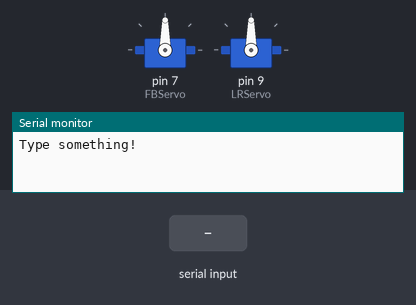
A sketch run on a simulated Arduino Uno, built with avr-gcc and run on an emulated ATmega328P. Shown: 2 × servo, the last lines printed to the serial monitor. The inputs (shaded band) are chosen by the test bench.

Above: at 1.2 s.
1.3 s: "w" received over Serial
At 2.3 s:
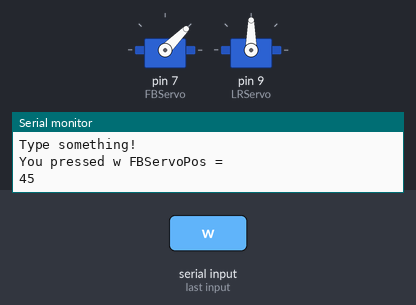
2.8 s: "s" received over Serial
At 3.5 s:
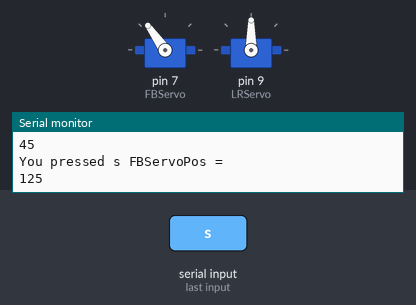
4.3 s: "a" received over Serial
At 4.7 s:
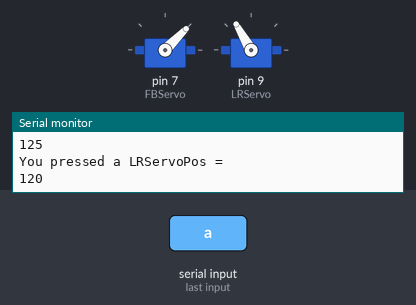
5.9 s: "d" received over Serial
At 7.1 s:
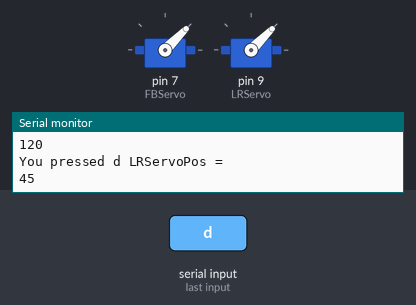
7.5 s: "s" received over Serial
At 8.3 s:
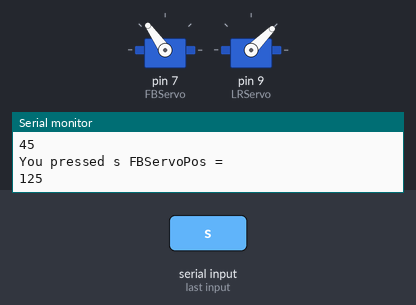
Timing chart, 0 to 10.0 s (numbered marks = the images above; inputs shaded):
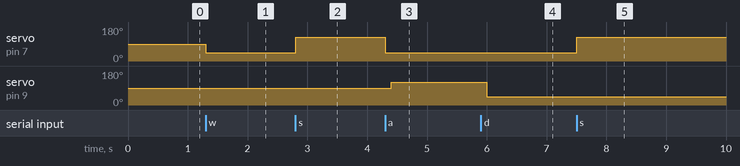

The sketch:

JoystickControl.ino
```cpp
#include<Servo.h>

Servo FBServo;
Servo LRServo;

int FBServoPos = 90;
int LRServoPos = 90;
char val;
void setup() {
  // put your setup code here, to run once:
  Serial.begin(9600);
  delay(5);
  Serial.println("Type something!");
  FBServo.attach(7);
  FBServo.write(FBServoPos);
  LRServo.attach(9);
  LRServo.write(LRServoPos);
}

void loop() {
  // put your main code here, to run repeatedly:
while(Serial.available()) // if serial value is available
{
  val = (char)Serial.read(); // read the serial value
  if (val == 'w') //forward
  {
    //FBServo.write(FBServo.read() - 5);
    FBServo.write(45);
    Serial.println("You pressed w FBServoPos = ");
    Serial.println(FBServo.read());
  }
  if (val == 's') //Back
  {
     //FBServo.write(FBServo.read() + 5);
    FBServo.write(125);
    Serial.println("You pressed s FBServoPos = ");
    Serial.println(FBServo.read());
  }
   if (val == 'a') //left
  {
    //LRServo.write(LRServo.read() + 5);
    FBServo.write(45);
    delay(100);
    LRServo.write(120);
    Serial.println("You pressed a LRServoPos = ");
    Serial.println(LRServo.read());
  }
  if (val == 'd')// right
  {
    //LRServo.write(LRServo.read() - 5);
    FBServo.write(45);
    delay(100);
    LRServo.write(45);
    Serial.println("You pressed d LRServoPos = ");
    Serial.println(LRServo.read());
  }

    if (val == 'r')
  {
    FBServo.write(FBServoPos);
    LRServo.write(LRServoPos);
    Serial.println("You pressed r for reset ");
  }
}
}
```

Measured:
- after the input at 1.3 s, servo on pin 7 (FBServo): 90° → 45° at once
- after the input at 2.8 s, servo on pin 7 (FBServo): 45° → 125° at once
- after the input at 4.3 s, servo on pin 7 (FBServo): 125° → 45° at once; servo on pin 9 (LRServo): 90° → 120° after 0.10 s
- after the input at 5.9 s, servo on pin 9 (LRServo): 120° → 45° after 0.10 s
- after the input at 7.5 s, servo on pin 7 (FBServo): 45° → 125° at once
